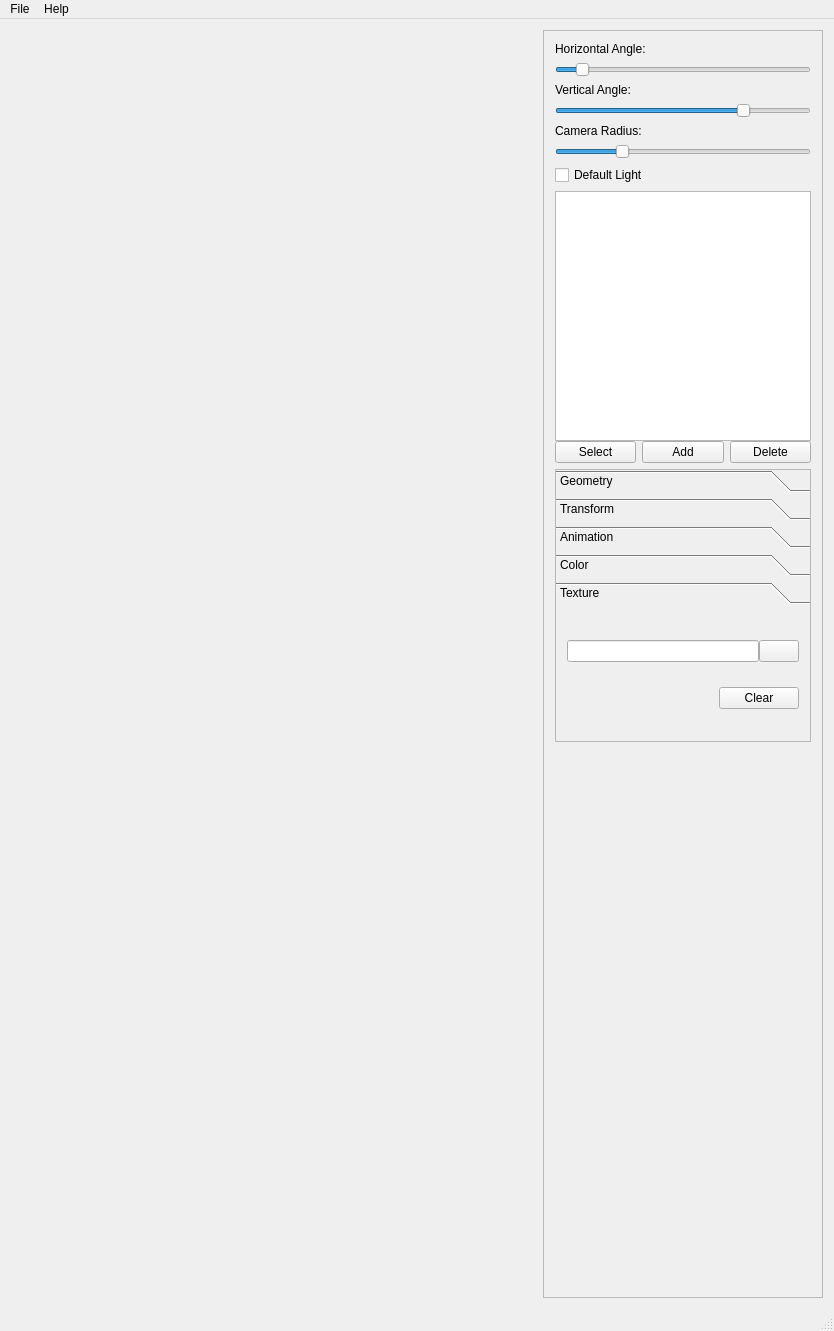
<?xml version="1.0" encoding="UTF-8"?>
<ui version="4.0">
 <class>MainWindow</class>
 <widget class="QMainWindow" name="MainWindow">
  <property name="geometry">
   <rect>
    <x>0</x>
    <y>0</y>
    <width>834</width>
    <height>1331</height>
   </rect>
  </property>
  <property name="windowTitle">
   <string>3DManipulator</string>
  </property>
  <widget class="QWidget" name="centralWidget">
   <layout class="QHBoxLayout" name="horizontalLayout_2">
    <item>
     <widget class="GLWidget" name="myGLWidget" native="true">
      <property name="enabled">
       <bool>true</bool>
      </property>
      <property name="sizePolicy">
       <sizepolicy hsizetype="Preferred" vsizetype="Preferred">
        <horstretch>1</horstretch>
        <verstretch>0</verstretch>
       </sizepolicy>
      </property>
      <property name="minimumSize">
       <size>
        <width>200</width>
        <height>200</height>
       </size>
      </property>
     </widget>
    </item>
    <item>
     <widget class="QScrollArea" name="scrollArea">
      <property name="sizePolicy">
       <sizepolicy hsizetype="Preferred" vsizetype="Preferred">
        <horstretch>0</horstretch>
        <verstretch>0</verstretch>
       </sizepolicy>
      </property>
      <property name="minimumSize">
       <size>
        <width>200</width>
        <height>0</height>
       </size>
      </property>
      <property name="maximumSize">
       <size>
        <width>300</width>
        <height>16777215</height>
       </size>
      </property>
      <property name="contextMenuPolicy">
       <enum>Qt::NoContextMenu</enum>
      </property>
      <property name="widgetResizable">
       <bool>true</bool>
      </property>
      <widget class="QWidget" name="scrollAreaWidgetContents_4">
       <property name="geometry">
        <rect>
         <x>0</x>
         <y>0</y>
         <width>289</width>
         <height>1264</height>
        </rect>
       </property>
       <layout class="QVBoxLayout" name="verticalLayout">
        <item>
         <widget class="QLabel" name="label">
          <property name="text">
           <string>Horizontal Angle:</string>
          </property>
         </widget>
        </item>
        <item>
         <widget class="QSlider" name="angle">
          <property name="maximum">
           <number>360</number>
          </property>
          <property name="value">
           <number>30</number>
          </property>
          <property name="orientation">
           <enum>Qt::Horizontal</enum>
          </property>
         </widget>
        </item>
        <item>
         <widget class="QLabel" name="label_2">
          <property name="text">
           <string>Vertical Angle:</string>
          </property>
         </widget>
        </item>
        <item>
         <widget class="QSlider" name="anglev">
          <property name="minimum">
           <number>-89</number>
          </property>
          <property name="maximum">
           <number>89</number>
          </property>
          <property name="value">
           <number>45</number>
          </property>
          <property name="orientation">
           <enum>Qt::Horizontal</enum>
          </property>
         </widget>
        </item>
        <item>
         <widget class="QLabel" name="label_3">
          <property name="text">
           <string>Camera Radius:</string>
          </property>
         </widget>
        </item>
        <item>
         <widget class="QSlider" name="radius">
          <property name="accessibleName">
           <string/>
          </property>
          <property name="accessibleDescription">
           <string/>
          </property>
          <property name="minimum">
           <number>10</number>
          </property>
          <property name="maximum">
           <number>4000</number>
          </property>
          <property name="value">
           <number>1000</number>
          </property>
          <property name="orientation">
           <enum>Qt::Horizontal</enum>
          </property>
         </widget>
        </item>
        <item>
         <widget class="QCheckBox" name="cbDefaultLight">
          <property name="text">
           <string>Default Light</string>
          </property>
         </widget>
        </item>
        <item>
         <layout class="QVBoxLayout" name="verticalLayout_7">
          <property name="spacing">
           <number>0</number>
          </property>
          <item>
           <widget class="QListWidget" name="objList">
            <property name="minimumSize">
             <size>
              <width>0</width>
              <height>50</height>
             </size>
            </property>
           </widget>
          </item>
          <item>
           <layout class="QHBoxLayout" name="horizontalLayout_8">
            <item>
             <widget class="QPushButton" name="btnSelect">
              <property name="text">
               <string>Select</string>
              </property>
             </widget>
            </item>
            <item>
             <widget class="QPushButton" name="btnAdd">
              <property name="text">
               <string>Add</string>
              </property>
             </widget>
            </item>
            <item>
             <widget class="QPushButton" name="btnDelete">
              <property name="text">
               <string>Delete</string>
              </property>
             </widget>
            </item>
           </layout>
          </item>
         </layout>
        </item>
        <item>
         <widget class="QToolBox" name="objSettings">
          <property name="sizePolicy">
           <sizepolicy hsizetype="Preferred" vsizetype="Minimum">
            <horstretch>0</horstretch>
            <verstretch>0</verstretch>
           </sizepolicy>
          </property>
          <property name="frameShape">
           <enum>QFrame::StyledPanel</enum>
          </property>
          <property name="frameShadow">
           <enum>QFrame::Plain</enum>
          </property>
          <property name="currentIndex">
           <number>4</number>
          </property>
          <property name="tabSpacing">
           <number>6</number>
          </property>
          <widget class="QWidget" name="geometry">
           <property name="geometry">
            <rect>
             <x>0</x>
             <y>0</y>
             <width>269</width>
             <height>99</height>
            </rect>
           </property>
           <attribute name="label">
            <string>Geometry</string>
           </attribute>
           <layout class="QVBoxLayout" name="verticalLayout_2">
            <item>
             <layout class="QVBoxLayout" name="verticalLayout_5">
              <property name="spacing">
               <number>0</number>
              </property>
              <item>
               <layout class="QHBoxLayout" name="horizontalLayout">
                <item>
                 <widget class="QRadioButton" name="rbCube">
                  <property name="sizePolicy">
                   <sizepolicy hsizetype="Preferred" vsizetype="Fixed">
                    <horstretch>0</horstretch>
                    <verstretch>0</verstretch>
                   </sizepolicy>
                  </property>
                  <property name="text">
                   <string>Cube</string>
                  </property>
                  <attribute name="buttonGroup">
                   <string notr="true">rbGeometryGroup</string>
                  </attribute>
                 </widget>
                </item>
                <item>
                 <widget class="QRadioButton" name="rbSphere">
                  <property name="sizePolicy">
                   <sizepolicy hsizetype="Preferred" vsizetype="Fixed">
                    <horstretch>0</horstretch>
                    <verstretch>0</verstretch>
                   </sizepolicy>
                  </property>
                  <property name="text">
                   <string>Sphere</string>
                  </property>
                  <attribute name="buttonGroup">
                   <string notr="true">rbGeometryGroup</string>
                  </attribute>
                 </widget>
                </item>
               </layout>
              </item>
              <item>
               <layout class="QHBoxLayout" name="horizontalLayout_3">
                <item>
                 <widget class="QRadioButton" name="rbLight">
                  <property name="sizePolicy">
                   <sizepolicy hsizetype="Preferred" vsizetype="Fixed">
                    <horstretch>0</horstretch>
                    <verstretch>0</verstretch>
                   </sizepolicy>
                  </property>
                  <property name="text">
                   <string>Light</string>
                  </property>
                  <attribute name="buttonGroup">
                   <string notr="true">rbGeometryGroup</string>
                  </attribute>
                 </widget>
                </item>
                <item>
                 <widget class="QRadioButton" name="rbFlag">
                  <property name="sizePolicy">
                   <sizepolicy hsizetype="Preferred" vsizetype="Fixed">
                    <horstretch>0</horstretch>
                    <verstretch>0</verstretch>
                   </sizepolicy>
                  </property>
                  <property name="text">
                   <string>Flag</string>
                  </property>
                  <attribute name="buttonGroup">
                   <string notr="true">rbGeometryGroup</string>
                  </attribute>
                 </widget>
                </item>
               </layout>
              </item>
             </layout>
            </item>
           </layout>
          </widget>
          <widget class="QWidget" name="transform">
           <property name="geometry">
            <rect>
             <x>0</x>
             <y>0</y>
             <width>304</width>
             <height>249</height>
            </rect>
           </property>
           <attribute name="label">
            <string>Transform</string>
           </attribute>
           <layout class="QVBoxLayout" name="verticalLayout_10">
            <item>
             <widget class="QLabel" name="label_5">
              <property name="font">
               <font>
                <weight>75</weight>
                <bold>true</bold>
               </font>
              </property>
              <property name="text">
               <string>Position</string>
              </property>
             </widget>
            </item>
            <item>
             <layout class="QVBoxLayout" name="verticalLayout_11">
              <property name="spacing">
               <number>0</number>
              </property>
              <item>
               <layout class="QHBoxLayout" name="horizontalLayout_9">
                <item>
                 <widget class="QLabel" name="label_6">
                  <property name="text">
                   <string>X</string>
                  </property>
                  <property name="alignment">
                   <set>Qt::AlignCenter</set>
                  </property>
                 </widget>
                </item>
                <item>
                 <widget class="QLabel" name="label_7">
                  <property name="text">
                   <string>Y</string>
                  </property>
                  <property name="alignment">
                   <set>Qt::AlignCenter</set>
                  </property>
                 </widget>
                </item>
                <item>
                 <widget class="QLabel" name="label_14">
                  <property name="text">
                   <string>Z</string>
                  </property>
                  <property name="alignment">
                   <set>Qt::AlignCenter</set>
                  </property>
                 </widget>
                </item>
               </layout>
              </item>
              <item>
               <layout class="QHBoxLayout" name="horizontalLayout_10">
                <item>
                 <widget class="QDoubleSpinBox" name="sbX">
                  <property name="minimum">
                   <double>-4000.000000000000000</double>
                  </property>
                  <property name="maximum">
                   <double>4000.000000000000000</double>
                  </property>
                 </widget>
                </item>
                <item>
                 <widget class="QDoubleSpinBox" name="sbY">
                  <property name="minimum">
                   <double>-4000.000000000000000</double>
                  </property>
                  <property name="maximum">
                   <double>4000.000000000000000</double>
                  </property>
                 </widget>
                </item>
                <item>
                 <widget class="QDoubleSpinBox" name="sbZ">
                  <property name="minimum">
                   <double>-4000.000000000000000</double>
                  </property>
                  <property name="maximum">
                   <double>4000.000000000000000</double>
                  </property>
                 </widget>
                </item>
               </layout>
              </item>
             </layout>
            </item>
            <item>
             <widget class="QLabel" name="label_15">
              <property name="font">
               <font>
                <weight>75</weight>
                <bold>true</bold>
               </font>
              </property>
              <property name="text">
               <string>Rotation</string>
              </property>
             </widget>
            </item>
            <item>
             <layout class="QVBoxLayout" name="verticalLayout_12">
              <property name="spacing">
               <number>0</number>
              </property>
              <item>
               <layout class="QHBoxLayout" name="horizontalLayout_12">
                <item>
                 <widget class="QLabel" name="label_18">
                  <property name="text">
                   <string>X</string>
                  </property>
                  <property name="alignment">
                   <set>Qt::AlignCenter</set>
                  </property>
                 </widget>
                </item>
                <item>
                 <widget class="QLabel" name="label_17">
                  <property name="text">
                   <string>Y</string>
                  </property>
                  <property name="alignment">
                   <set>Qt::AlignCenter</set>
                  </property>
                 </widget>
                </item>
                <item>
                 <widget class="QLabel" name="label_16">
                  <property name="text">
                   <string>Z</string>
                  </property>
                  <property name="alignment">
                   <set>Qt::AlignCenter</set>
                  </property>
                 </widget>
                </item>
               </layout>
              </item>
              <item>
               <layout class="QHBoxLayout" name="horizontalLayout_11">
                <item>
                 <widget class="QDoubleSpinBox" name="sbRX">
                  <property name="maximum">
                   <double>360.000000000000000</double>
                  </property>
                 </widget>
                </item>
                <item>
                 <widget class="QDoubleSpinBox" name="sbRY">
                  <property name="maximum">
                   <double>360.000000000000000</double>
                  </property>
                 </widget>
                </item>
                <item>
                 <widget class="QDoubleSpinBox" name="sbRZ">
                  <property name="maximum">
                   <double>360.000000000000000</double>
                  </property>
                 </widget>
                </item>
               </layout>
              </item>
             </layout>
            </item>
            <item>
             <widget class="QLabel" name="label_4">
              <property name="font">
               <font>
                <weight>75</weight>
                <bold>true</bold>
               </font>
              </property>
              <property name="text">
               <string>Scale</string>
              </property>
             </widget>
            </item>
            <item>
             <layout class="QVBoxLayout" name="verticalLayout_3">
              <property name="spacing">
               <number>0</number>
              </property>
              <property name="sizeConstraint">
               <enum>QLayout::SetDefaultConstraint</enum>
              </property>
              <item>
               <layout class="QHBoxLayout" name="horizontalLayout_5">
                <item>
                 <widget class="QLabel" name="label_12">
                  <property name="midLineWidth">
                   <number>0</number>
                  </property>
                  <property name="text">
                   <string>X</string>
                  </property>
                  <property name="alignment">
                   <set>Qt::AlignCenter</set>
                  </property>
                 </widget>
                </item>
                <item>
                 <widget class="QLabel" name="label_11">
                  <property name="text">
                   <string>Y</string>
                  </property>
                  <property name="alignment">
                   <set>Qt::AlignCenter</set>
                  </property>
                 </widget>
                </item>
                <item>
                 <widget class="QLabel" name="label_13">
                  <property name="text">
                   <string>Z</string>
                  </property>
                  <property name="alignment">
                   <set>Qt::AlignCenter</set>
                  </property>
                 </widget>
                </item>
               </layout>
              </item>
              <item>
               <layout class="QHBoxLayout" name="horizontalLayout_4">
                <property name="sizeConstraint">
                 <enum>QLayout::SetDefaultConstraint</enum>
                </property>
                <item>
                 <widget class="QDoubleSpinBox" name="sbSX">
                  <property name="sizePolicy">
                   <sizepolicy hsizetype="Preferred" vsizetype="Preferred">
                    <horstretch>0</horstretch>
                    <verstretch>0</verstretch>
                   </sizepolicy>
                  </property>
                  <property name="minimum">
                   <double>0.100000000000000</double>
                  </property>
                  <property name="maximum">
                   <double>50.000000000000000</double>
                  </property>
                  <property name="singleStep">
                   <double>0.100000000000000</double>
                  </property>
                 </widget>
                </item>
                <item>
                 <widget class="QDoubleSpinBox" name="sbSY">
                  <property name="sizePolicy">
                   <sizepolicy hsizetype="Preferred" vsizetype="Preferred">
                    <horstretch>0</horstretch>
                    <verstretch>0</verstretch>
                   </sizepolicy>
                  </property>
                  <property name="minimum">
                   <double>0.100000000000000</double>
                  </property>
                  <property name="maximum">
                   <double>50.000000000000000</double>
                  </property>
                  <property name="singleStep">
                   <double>0.100000000000000</double>
                  </property>
                 </widget>
                </item>
                <item>
                 <widget class="QDoubleSpinBox" name="sbSZ">
                  <property name="sizePolicy">
                   <sizepolicy hsizetype="Preferred" vsizetype="Preferred">
                    <horstretch>0</horstretch>
                    <verstretch>0</verstretch>
                   </sizepolicy>
                  </property>
                  <property name="minimum">
                   <double>0.100000000000000</double>
                  </property>
                  <property name="maximum">
                   <double>50.000000000000000</double>
                  </property>
                  <property name="singleStep">
                   <double>0.100000000000000</double>
                  </property>
                  <property name="value">
                   <double>1.000000000000000</double>
                  </property>
                 </widget>
                </item>
               </layout>
              </item>
             </layout>
            </item>
           </layout>
          </widget>
          <widget class="QWidget" name="animation">
           <property name="geometry">
            <rect>
             <x>0</x>
             <y>0</y>
             <width>269</width>
             <height>99</height>
            </rect>
           </property>
           <attribute name="label">
            <string>Animation</string>
           </attribute>
           <layout class="QVBoxLayout" name="verticalLayout_8">
            <item>
             <layout class="QVBoxLayout" name="verticalLayout_6">
              <property name="spacing">
               <number>0</number>
              </property>
              <item>
               <widget class="QComboBox" name="comboAnimation">
                <item>
                 <property name="text">
                  <string>Stop</string>
                 </property>
                </item>
                <item>
                 <property name="text">
                  <string>Rotate Left</string>
                 </property>
                </item>
                <item>
                 <property name="text">
                  <string>Rotate Right</string>
                 </property>
                </item>
                <item>
                 <property name="text">
                  <string>Rotate Up</string>
                 </property>
                </item>
                <item>
                 <property name="text">
                  <string>Rotate Down</string>
                 </property>
                </item>
                <item>
                 <property name="text">
                  <string>Rotate All</string>
                 </property>
                </item>
               </widget>
              </item>
              <item>
               <widget class="QCheckBox" name="cbSRandom">
                <property name="sizePolicy">
                 <sizepolicy hsizetype="Preferred" vsizetype="Fixed">
                  <horstretch>0</horstretch>
                  <verstretch>0</verstretch>
                 </sizepolicy>
                </property>
                <property name="text">
                 <string>Screen Random</string>
                </property>
               </widget>
              </item>
              <item>
               <widget class="QCheckBox" name="cbFWaving">
                <property name="sizePolicy">
                 <sizepolicy hsizetype="Preferred" vsizetype="Fixed">
                  <horstretch>0</horstretch>
                  <verstretch>0</verstretch>
                 </sizepolicy>
                </property>
                <property name="text">
                 <string>Flag Waving</string>
                </property>
                <property name="checked">
                 <bool>true</bool>
                </property>
               </widget>
              </item>
             </layout>
            </item>
           </layout>
          </widget>
          <widget class="QWidget" name="color">
           <property name="geometry">
            <rect>
             <x>0</x>
             <y>0</y>
             <width>269</width>
             <height>99</height>
            </rect>
           </property>
           <attribute name="label">
            <string>Color</string>
           </attribute>
           <layout class="QVBoxLayout" name="verticalLayout_9">
            <item>
             <layout class="QVBoxLayout" name="verticalLayout_4">
              <property name="spacing">
               <number>0</number>
              </property>
              <item>
               <layout class="QHBoxLayout" name="horizontalLayout_7">
                <item>
                 <widget class="QLabel" name="label_8">
                  <property name="sizePolicy">
                   <sizepolicy hsizetype="Preferred" vsizetype="Preferred">
                    <horstretch>0</horstretch>
                    <verstretch>0</verstretch>
                   </sizepolicy>
                  </property>
                  <property name="text">
                   <string>R</string>
                  </property>
                  <property name="alignment">
                   <set>Qt::AlignCenter</set>
                  </property>
                 </widget>
                </item>
                <item>
                 <widget class="QLabel" name="label_9">
                  <property name="text">
                   <string>G</string>
                  </property>
                  <property name="alignment">
                   <set>Qt::AlignCenter</set>
                  </property>
                 </widget>
                </item>
                <item>
                 <widget class="QLabel" name="label_10">
                  <property name="text">
                   <string>B</string>
                  </property>
                  <property name="alignment">
                   <set>Qt::AlignCenter</set>
                  </property>
                 </widget>
                </item>
               </layout>
              </item>
              <item>
               <layout class="QHBoxLayout" name="horizontalLayout_6">
                <item>
                 <widget class="QSpinBox" name="sbRed">
                  <property name="sizePolicy">
                   <sizepolicy hsizetype="Preferred" vsizetype="Fixed">
                    <horstretch>0</horstretch>
                    <verstretch>0</verstretch>
                   </sizepolicy>
                  </property>
                  <property name="maximum">
                   <number>255</number>
                  </property>
                 </widget>
                </item>
                <item>
                 <widget class="QSpinBox" name="sbGreen">
                  <property name="sizePolicy">
                   <sizepolicy hsizetype="Preferred" vsizetype="Fixed">
                    <horstretch>0</horstretch>
                    <verstretch>0</verstretch>
                   </sizepolicy>
                  </property>
                  <property name="maximum">
                   <number>255</number>
                  </property>
                 </widget>
                </item>
                <item>
                 <widget class="QSpinBox" name="sbBlue">
                  <property name="sizePolicy">
                   <sizepolicy hsizetype="Preferred" vsizetype="Fixed">
                    <horstretch>0</horstretch>
                    <verstretch>0</verstretch>
                   </sizepolicy>
                  </property>
                  <property name="maximum">
                   <number>255</number>
                  </property>
                 </widget>
                </item>
               </layout>
              </item>
              <item>
               <widget class="QCheckBox" name="cbRainbow">
                <property name="sizePolicy">
                 <sizepolicy hsizetype="Preferred" vsizetype="Fixed">
                  <horstretch>0</horstretch>
                  <verstretch>0</verstretch>
                 </sizepolicy>
                </property>
                <property name="text">
                 <string>Rainbow Mode</string>
                </property>
                <property name="checked">
                 <bool>false</bool>
                </property>
               </widget>
              </item>
             </layout>
            </item>
           </layout>
          </widget>
          <widget class="QWidget" name="texture">
           <attribute name="label">
            <string>Texture</string>
           </attribute>
           <layout class="QVBoxLayout" name="verticalLayout_13">
            <item>
             <layout class="QHBoxLayout" name="horizontalLayout_13">
              <property name="spacing">
               <number>0</number>
              </property>
              <item>
               <widget class="QLineEdit" name="leTexture">
                <property name="readOnly">
                 <bool>true</bool>
                </property>
               </widget>
              </item>
              <item>
               <widget class="QPushButton" name="pbSearchTexture">
                <property name="text">
                 <string/>
                </property>
                <property name="icon">
                 <iconset theme="search"/>
                </property>
               </widget>
              </item>
             </layout>
            </item>
            <item>
             <layout class="QHBoxLayout" name="horizontalLayout_14">
              <item>
               <spacer name="horizontalSpacer">
                <property name="orientation">
                 <enum>Qt::Horizontal</enum>
                </property>
                <property name="sizeHint" stdset="0">
                 <size>
                  <width>40</width>
                  <height>20</height>
                 </size>
                </property>
               </spacer>
              </item>
              <item>
               <widget class="QPushButton" name="pbTextureClear">
                <property name="text">
                 <string>Clear</string>
                </property>
               </widget>
              </item>
             </layout>
            </item>
           </layout>
          </widget>
         </widget>
        </item>
        <item>
         <spacer name="verticalSpacer_2">
          <property name="orientation">
           <enum>Qt::Vertical</enum>
          </property>
          <property name="sizeHint" stdset="0">
           <size>
            <width>20</width>
            <height>40</height>
           </size>
          </property>
         </spacer>
        </item>
        <item>
         <spacer name="verticalSpacer">
          <property name="orientation">
           <enum>Qt::Vertical</enum>
          </property>
          <property name="sizeHint" stdset="0">
           <size>
            <width>20</width>
            <height>40</height>
           </size>
          </property>
         </spacer>
        </item>
       </layout>
       <zorder>cbDefaultLight</zorder>
       <zorder>verticalSpacer</zorder>
       <zorder>anglev</zorder>
       <zorder>angle</zorder>
       <zorder>label</zorder>
       <zorder>label_3</zorder>
       <zorder>radius</zorder>
       <zorder>label_2</zorder>
       <zorder>verticalSpacer_2</zorder>
       <zorder>objSettings</zorder>
      </widget>
     </widget>
    </item>
   </layout>
  </widget>
  <widget class="QMenuBar" name="menuBar">
   <property name="geometry">
    <rect>
     <x>0</x>
     <y>0</y>
     <width>834</width>
     <height>25</height>
    </rect>
   </property>
   <widget class="QMenu" name="menuMenu">
    <property name="title">
     <string>File</string>
    </property>
    <addaction name="actionExit"/>
   </widget>
   <widget class="QMenu" name="menuHelp">
    <property name="title">
     <string>Help</string>
    </property>
    <addaction name="actionAbout"/>
   </widget>
   <addaction name="menuMenu"/>
   <addaction name="menuHelp"/>
  </widget>
  <widget class="QStatusBar" name="statusBar"/>
  <action name="actionExit">
   <property name="text">
    <string>Exit</string>
   </property>
  </action>
  <action name="actionAbout">
   <property name="text">
    <string>About</string>
   </property>
  </action>
 </widget>
 <layoutdefault spacing="6" margin="11"/>
 <customwidgets>
  <customwidget>
   <class>GLWidget</class>
   <extends>QWidget</extends>
   <header location="global">glwidget.h</header>
   <container>1</container>
   <slots>
    <signal>angleChanged(int)</signal>
    <signal>angleVChanged(int)</signal>
    <signal>radiusChanged(int)</signal>
    <slot>setAngle(int)</slot>
    <slot>setAngleV(int)</slot>
    <slot>setRadius(int)</slot>
   </slots>
  </customwidget>
 </customwidgets>
 <resources/>
 <connections>
  <connection>
   <sender>anglev</sender>
   <signal>sliderMoved(int)</signal>
   <receiver>myGLWidget</receiver>
   <slot>setAngleV(int)</slot>
   <hints>
    <hint type="sourcelabel">
     <x>827</x>
     <y>149</y>
    </hint>
    <hint type="destinationlabel">
     <x>216</x>
     <y>154</y>
    </hint>
   </hints>
  </connection>
  <connection>
   <sender>myGLWidget</sender>
   <signal>angleVChanged(int)</signal>
   <receiver>anglev</receiver>
   <slot>setValue(int)</slot>
   <hints>
    <hint type="sourcelabel">
     <x>257</x>
     <y>280</y>
    </hint>
    <hint type="destinationlabel">
     <x>827</x>
     <y>149</y>
    </hint>
   </hints>
  </connection>
  <connection>
   <sender>myGLWidget</sender>
   <signal>angleChanged(int)</signal>
   <receiver>angle</receiver>
   <slot>setValue(int)</slot>
   <hints>
    <hint type="sourcelabel">
     <x>140</x>
     <y>228</y>
    </hint>
    <hint type="destinationlabel">
     <x>827</x>
     <y>95</y>
    </hint>
   </hints>
  </connection>
  <connection>
   <sender>angle</sender>
   <signal>sliderMoved(int)</signal>
   <receiver>myGLWidget</receiver>
   <slot>setAngle(int)</slot>
   <hints>
    <hint type="sourcelabel">
     <x>827</x>
     <y>95</y>
    </hint>
    <hint type="destinationlabel">
     <x>254</x>
     <y>91</y>
    </hint>
   </hints>
  </connection>
  <connection>
   <sender>myGLWidget</sender>
   <signal>radiusChanged(int)</signal>
   <receiver>radius</receiver>
   <slot>setValue(int)</slot>
   <hints>
    <hint type="sourcelabel">
     <x>256</x>
     <y>209</y>
    </hint>
    <hint type="destinationlabel">
     <x>827</x>
     <y>187</y>
    </hint>
   </hints>
  </connection>
  <connection>
   <sender>radius</sender>
   <signal>sliderMoved(int)</signal>
   <receiver>myGLWidget</receiver>
   <slot>setRadius(int)</slot>
   <hints>
    <hint type="sourcelabel">
     <x>827</x>
     <y>186</y>
    </hint>
    <hint type="destinationlabel">
     <x>265</x>
     <y>262</y>
    </hint>
   </hints>
  </connection>
 </connections>
 <buttongroups>
  <buttongroup name="rbGeometryGroup"/>
 </buttongroups>
</ui>
